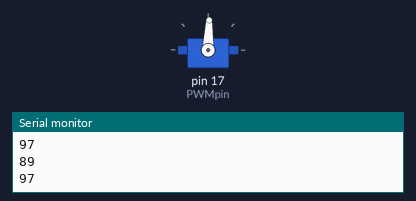
Recording of a sketch running on a simulated Arduino Uno, built with avr-gcc and run on an emulated ATmega328P. Shown: servo, the last lines printed to the serial monitor.

Above: at 0.15 s.
At 1.07 s:
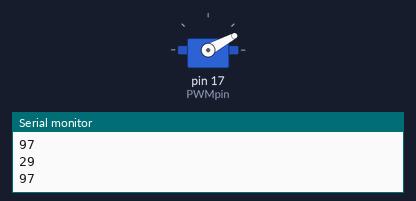
At 2.3 s:
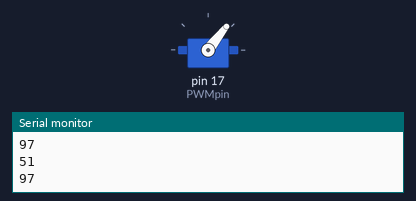
At 4.25 s:
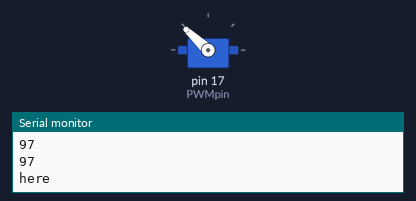
Timing chart, 0 to 6.0 s (numbered marks = the images above):
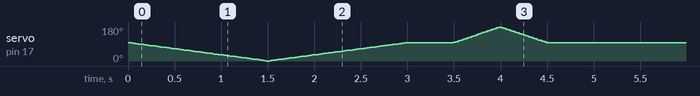

The sketch:

Loading_MicroServo.ino
```cpp
/*
 Controlling a servo position using a potentiometer (variable resistor)
 by Michal Rinott <http://people.interaction-ivrea.it/m.rinott>

 modified on 8 Nov 2013
 by Scott Fitzgerald
 http://www.arduino.cc/en/Tutorial/Knob
*/

#include <Servo.h>
// adjust this parameter to get proper position
#define TURN_TIME 15
#define TURN_TIME_COUNTER_CLK 6

Servo myservo;  // create servo object to control a servo
const int PWMpin = 17;
int clockWise_SpeedAccel = 98;
int clockWise_SpeedDeccel = 0;

int counterClockWise_SpeedAccel = 98;
int counterClockWise_SpeedDeccel = 180;

int goalSpeed = 97;

void setup() {
  myservo.attach(PWMpin);  // attaches the servo on pin 9 to the servo object
  Serial.begin(9600);
}

void loop() {

  //OPEN
  while(clockWise_SpeedAccel > clockWise_SpeedDeccel)
  {
    clockWise_SpeedAccel -= 1;
    myservo.write(clockWise_SpeedAccel);
    delay(TURN_TIME);
    Serial.println(clockWise_SpeedAccel);
    Serial.println("");
    Serial.println(goalSpeed);
  }
  while(clockWise_SpeedDeccel < goalSpeed)
  {
    clockWise_SpeedDeccel += 1;
    myservo.write(clockWise_SpeedDeccel);
    delay(TURN_TIME);
    Serial.println(clockWise_SpeedDeccel);
    Serial.println("");
    Serial.println(goalSpeed);
  }
  myservo.write(goalSpeed);
  Serial.println("here");
  delay(500);

  //CLOSE

  while(counterClockWise_SpeedAccel < counterClockWise_SpeedDeccel)
  {
    counterClockWise_SpeedAccel += 1;
    myservo.write(counterClockWise_SpeedAccel);
    delay(TURN_TIME_COUNTER_CLK);
  }
  while(counterClockWise_SpeedDeccel > goalSpeed)
  {
    counterClockWise_SpeedDeccel -= 1;
    myservo.write(counterClockWise_SpeedDeccel);
    delay(TURN_TIME_COUNTER_CLK);
  }

  }


  /*
  do {
//  Serial.println(reached);

    // in steps of 1 degree due to delay of 15 ms. this is their version of a dump encoder
//    pos += 1;
    myservo.write(pos);              // tell servo to go to position in variable 'pos'
    delay(15);                       // waits 15 ms for the servo to reach the position
//    Serial.println("Pos is: ");
    Serial.println(pos);
    if (pos==goal) {
      reached = 1;
      delay(5000);
    }
//  }
  } while (reached == 0);
  /*
  if (pos == goal) {
    reached = 1;
  }
  }
  else
  {
    myservo.write(0);
    delay(15);
//    Serial.println("Reached");
  }

 */
//}

//  val = map(val, 0, 1023, 0, 180);     // scale it for use with the servo (value between 0 and 180); if wanted to use an analog signal like a pot to tell you where to go
```
